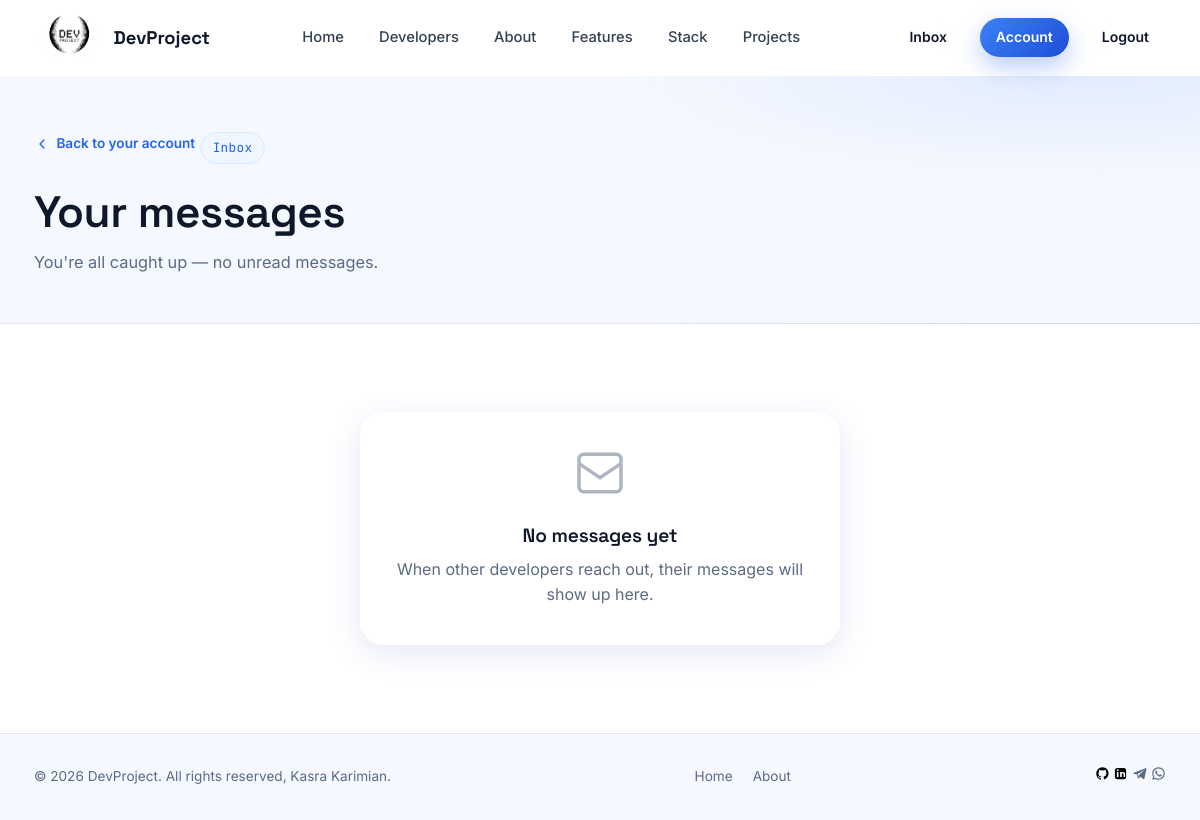
The page /inbox/ (signed in) on the database as committed earlier.
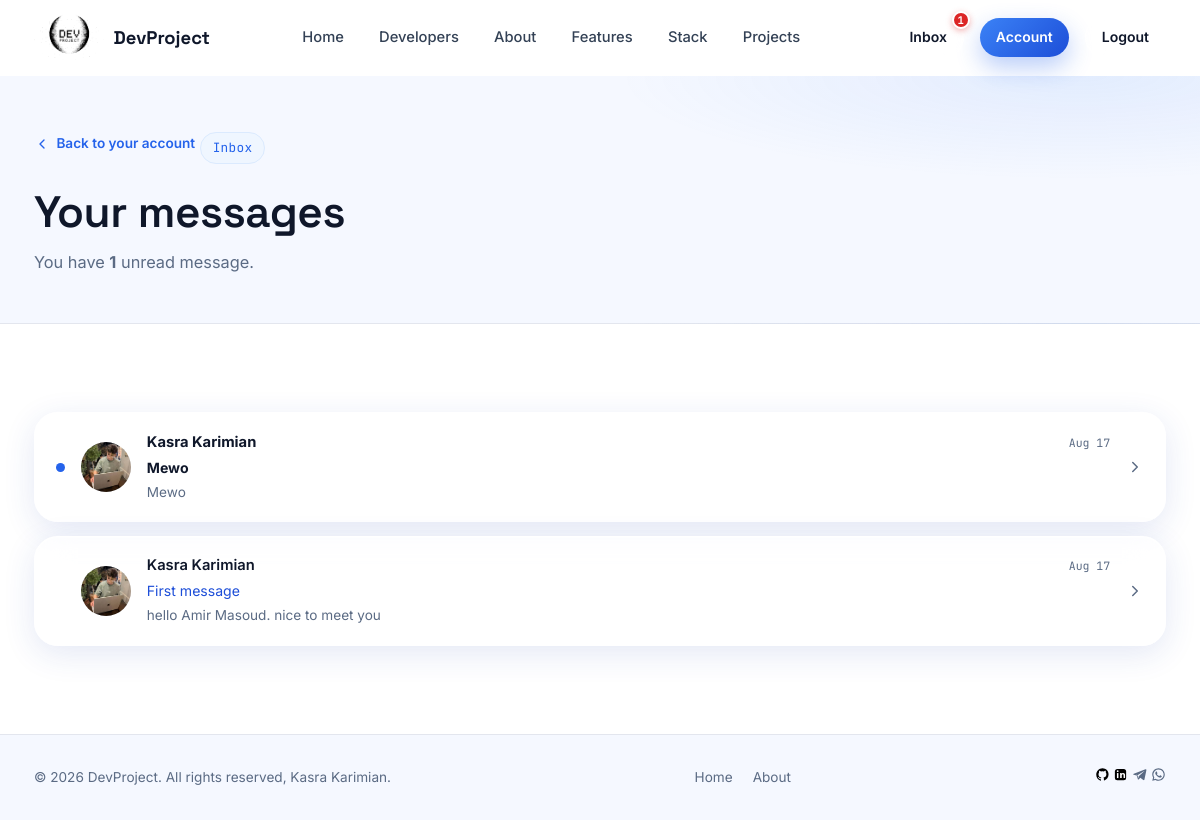
The same page on the database as committed later.
### users/models.py (models this page shows, shortened)
class Message(models.Model):
    sender = models.ForeignKey(profile, on_delete=models.SET_NULL, null=True, blank=True) # set null means if user delete account its messages are still visible.
    recipient = models.ForeignKey(profile, on_delete=models.SET_NULL, null=True, blank=True, related_name='messages')
    name = models.CharField(max_length=200, null=True, blank=True)
    email = models.EmailField(max_length=200, null=True, blank=True)
    subject = models.CharField(max_length=200, null=True, blank=True)
    body = models.TextField()
    is_read = models.BooleanField(default=False, null=True)
    created = models.DateTimeField(auto_now_add=True)
    id = models.UUIDField(default=uuid.uuid4, unique=True, primary_key=True, editable=False)
    class Meta:
        ordering = ['is_read', 'created']

class profile(models.Model):
    user = models.OneToOneField(User, on_delete=models.CASCADE, null=True, blank=True) # cascade means anytime user deleted profile will deletes too.
    name = models.CharField(max_length=200, null=True, blank=True)
    location = models.CharField(max_length=200, null=True, blank=True)
    username = models.CharField(max_length=200, null=True, blank=True)
    email = models.EmailField(max_length=200, null=True, blank=True)
    short_intro = models.CharField(max_length=200, null=True, blank=True)
    bio = models.TextField(null=True, blank=True)
    profile_image = models.ImageField(null=True, blank=True, upload_to='profiles/', default='profiles/default_profile.jpg')
    social_github = models.CharField(max_length=200, null=True, blank=True)
    social_linkedin = models.CharField(max_length=200, null=True, blank=True)
    social_telegram = models.CharField(max_length=200, null=True, blank=True)
    social_whatsapp = models.CharField(max_length=200, null=True, blank=True)
    social_youtube = models.CharField(max_length=200, null=True, blank=True)
    social_website = models.CharField(max_length=200, null=True, blank=True)
    created = models.DateTimeField(auto_now_add=True)
    id = models.UUIDField(default=uuid.uuid4, unique=True, primary_key=True, editable=False)

### users/views.py (the view)
# urls.py: path('inbox/', views.inbox, name="inbox"),
@login_required(login_url='login')
def inbox(request):
    profile = request.user.profile
    messageRequest = profile.messages.all()
    unreadCount = messageRequest.filter(is_read=False).count()
    context = {'messageRequest':messageRequest , 'unreadCount':unreadCount}
    return render (request, 'users/inbox.html', context)

### users/context_processors.py (called while the page is built)
def unread_messages(request):
    if request.user.is_authenticated:
        try:
            count = request.user.profile.messages.filter(is_read=False).count()
        except AttributeError:
            count = 0
    else:
        count = 0
    return {'unread_message_count': count}

### users/templates/users/inbox.html (shortened to what this page needs)
{% extends 'main.html' %}
{% block content %}
  <div class="page-head">
    <div class="section-inner">
      <a href="{% url 'account' %}" class="back-link">
        <svg viewBox="0 0 24 24"><path d="M15 18l-6-6 6-6"/></svg>
        Back to your account
      </a>
      <p class="eyebrow">Inbox</p>
      <h1 class="page-head__title">Your messages</h1>
      <p class="page-head__subtitle">
        {% if unreadCount %}
          You have <strong>{{ unreadCount }}</strong> unread message{{ unreadCount|pluralize }}.
        {% else %}
          You're all caught up — no unread messages.
        {% endif %}
      </p>
    </div>
  </div>
  <section class="section">
    <div class="section-inner">
      {% if messageRequest %}
      <div class="inbox-list">
        {% for msg in messageRequest %}
        <a href="{% url 'message' msg.id %}" class="inbox-item glass reveal {% if not msg.is_read %}is-unread{% endif %}">
          <span class="inbox-item__status" aria-hidden="true"></span>
          <span class="inbox-item__avatar">
            {% if msg.sender.profile_image %}
              <img src="{{ msg.sender.profile_image.url }}" alt="">
            {% else %}
              <span>{{ msg.sender.name|default:msg.name|default:"?"|slice:":1"|upper }}</span>
            {% endif %}
          </span>
          <span class="inbox-item__body">
            <span class="inbox-item__top">
              <span class="inbox-item__sender">{{ msg.sender.name|default:msg.sender.username|default:msg.name|default:"Unknown sender" }}</span>
              <span class="inbox-item__date">{{ msg.created|date:"M j" }}</span>
            </span>
            <span class="inbox-item__subject">{{ msg.subject|default:"(No subject)" }}</span>
            <span class="inbox-item__preview">{{ msg.body|truncatechars:110 }}</span>
          </span>
          <svg class="inbox-item__chevron" viewBox="0 0 24 24" aria-hidden="true"><path d="m9 18 6-6-6-6"/></svg>
        </a>
        {% endfor %}
      </div>
      {% else %}
      <div class="empty-state glass">
        <svg viewBox="0 0 24 24" width="56" height="56" fill="none" stroke="var(--color-muted)" stroke-width="1.5" style="margin: 0 auto 1rem;">
          <path d="M4 4h16v16H4z" opacity="0"/>
          <path d="M21 8V6a2 2 0 0 0-2-2H5a2 2 0 0 0-2 2v2"/>
          <path d="M3 8l9 6 9-6"/>
          <path d="M3 8v10a2 2 0 0 0 2 2h14a2 2 0 0 0 2-2V8"/>
        </svg>
        <h3>No messages yet</h3>
        <p>When other developers reach out, their messages will show up here.</p>
      </div>
      {% endif %}
    </div>
  </section>
{% endblock %}

### templates/main.html (shortened to what this page needs)
<!doctype html>
{% load static %}
<html lang="en">
  <head>
    <link
      rel="stylesheet"
      type="text/css"
      media="screen"
      href='{% static "styles/main.css" %}'
    />
  </head>
  <body>
    {%include 'navbar.html'%}
    <main id="main">
      {% block content %}
      {% endblock content %}
    </main>
    <footer class="footer">
  <div class="section-inner footer__inner">
    <p>&copy; {% now "Y" %} DevProject. All rights reserved, Kasra Karimian.</p>
    <div class="footer__links">
      <a href="{% url 'projects' %}#home">Home</a>
      <a href="{% url 'projects' %}#about">About</a>
    </div>
    <div class="social-links social-links--footer">
      <a
        href="https://github.com/kasrakr"
        target="_blank"
        rel="noopener"
        aria-label="DevProject on GitHub"
      >
      </a>
      <a
        href="https://www.linkedin.com/in/kasrakarimian/"
        target="_blank"
        rel="noopener"
        aria-label="DevProject on LinkedIn"
      >
      </a>
      <a href="https://t.me/LowKasra"
   target="_blank"
   rel="noopener"
   aria-label="DevProject on Telegram">
    <svg viewBox="0 0 24 24" fill="currentColor">
        <path d="M21.5 3.5 2.9 10.7c-1.3.5-1.3 1.2-.2 1.5l4.8 1.5 1.8 5.5c.2.6.1.8.7.8.5 0 .7-.2 1-.5l2.3-2.2 4.8 3.5c.9.5 1.6.3 1.8-.8l3.1-14.7c.3-1.4-.5-2-1.7-1.3zM8.2 13.4l10.8-6.8c.5-.3.9-.1.5.2l-8.8 7.9-.3 3.2-1.7-4.5-1.9-.6c-.4-.1-.4-.4.1-.6z"/>
    </svg>
</a>
      <a href="https://wa.me/989228728184" target="_blank" rel="noopener" aria-label="DevProject on WhatsApp">
</a>
    </div>
  </div>
</footer>
  </body>
</html>

### templates/navbar.html (shortened to what this page needs)
{% load static %}
<header class="nav" id="siteNav">
  <div class="nav__inner">
    <a href="{% url 'projects' %}" class="nav__brand">
      <img
        src="{% static 'images/Logo.png' %}"
        alt="DevProject logo"
        id="logo"
      />
      DevProject
    </a>
    <nav class="nav__links" id="navLinks" aria-label="Primary">
      <a href="{% url 'projects' %}" class="nav__link {% if page == 'projects' %}active{% endif %}">Home</a>
      <a href="{% url 'profiles' %}" class="nav__link ">Developers</a>
      <a href="{% url 'projects' %}#about" class="nav__link">About</a>
      <a href="{% url 'projects' %}#features" class="nav__link">Features</a>
      <a href="{% url 'projects' %}#stack" class="nav__link">Stack</a>
      <a href="{% url 'projects' %}#projectss" class="nav__link">Projects</a>
    </nav>
    {% if request.user.is_authenticated %}
    <div class="nav__actions">
      <a href="{% url 'inbox' %}" class="btn btn--ghost btn--sm nav__inbox-link"
        >Inbox{% if unread_message_count %}<span class="nav__inbox-badge">{{ unread_message_count }}</span>{% endif %}</a
      >
      <a href="{% url 'account' %}" class="btn btn--primary btn--sm"
        >Account</a
      >
      <a href="{% url 'logout' %}" class="btn btn--ghost btn--sm"
        >Logout</a
      >
    </div>
    {% endif %}
  </div>
</header>

Rows that differ between the two databases and show on the page:
added Message: sender.profile_image (picture), sender.name "Kasra Karimian", created "Aug 17", subject "Mewo", body "Mewo", is_read False (drawn)
added Message: sender.profile_image (picture), sender.name "Kasra Karimian", created "Aug 17", subject "First message", body "hello Amir Masoud. nice to meet you", is_read True (drawn)
Other text that changed with them:
{{ unread_message_count }}: (not shown) → "1"
{{ unreadCount }}: (not shown) → "1"
text no longer shown: "You're all caught up — no unread messages. No messages yet When other developers reach out, their messages will show up here."
text now shown: "You have unread message ."
